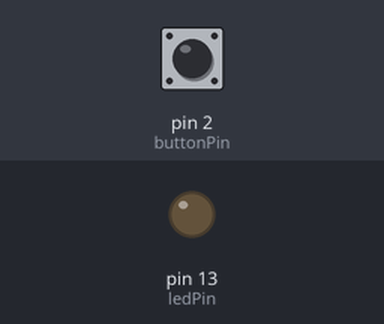
A sketch run on a simulated Arduino Uno, built with avr-gcc and run on an emulated ATmega328P. On the bench: output pins drawn as LEDs (lit = HIGH). The inputs (shaded band) are chosen by the test bench; at power-on: pin 2 (buttonPin) HIGH.

Above: at 1.2 s.
1.3 s: pin 2 (buttonPin) pulled LOW for 0.15 s
At 1.37 s:
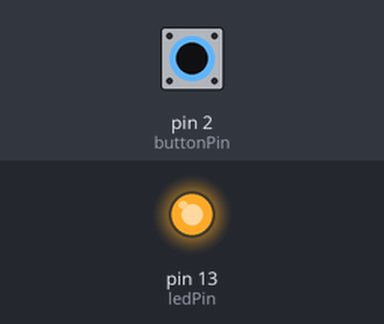
2.9 s: pin 2 (buttonPin) pulled LOW for 3.2 s
At 6.9 s:
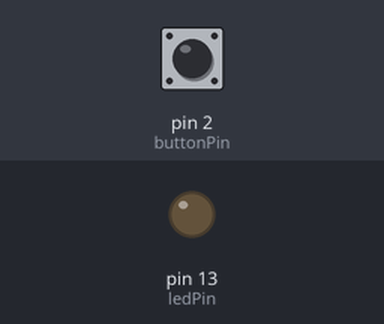
Timing chart, 0 to 8.4 s (numbered marks = the images above; inputs shaded):
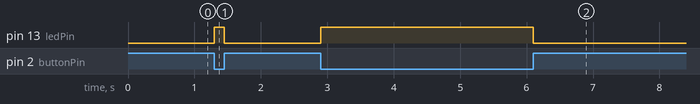

The sketch:

ButtonPushInputPullUp.ino
```cpp
int buttonPin = 2;
int ledPin = 13;

void setup() {
  Serial.begin(9600);

  pinMode(buttonPin, INPUT_PULLUP);
  pinMode(ledPin, OUTPUT);
}

void loop() {
  int reading = digitalRead(buttonPin);

  if(reading == HIGH) {
    digitalWrite(ledPin, LOW);
  } else {
    digitalWrite(ledPin, HIGH);
  }
}
```

Measured:
- after the input at 1.3 s, pin 13 (ledPin): LOW → HIGH at once, → LOW 0.15 s later
- after the input at 2.9 s, pin 13 (ledPin): LOW → HIGH at once, → LOW 3.2 s later
